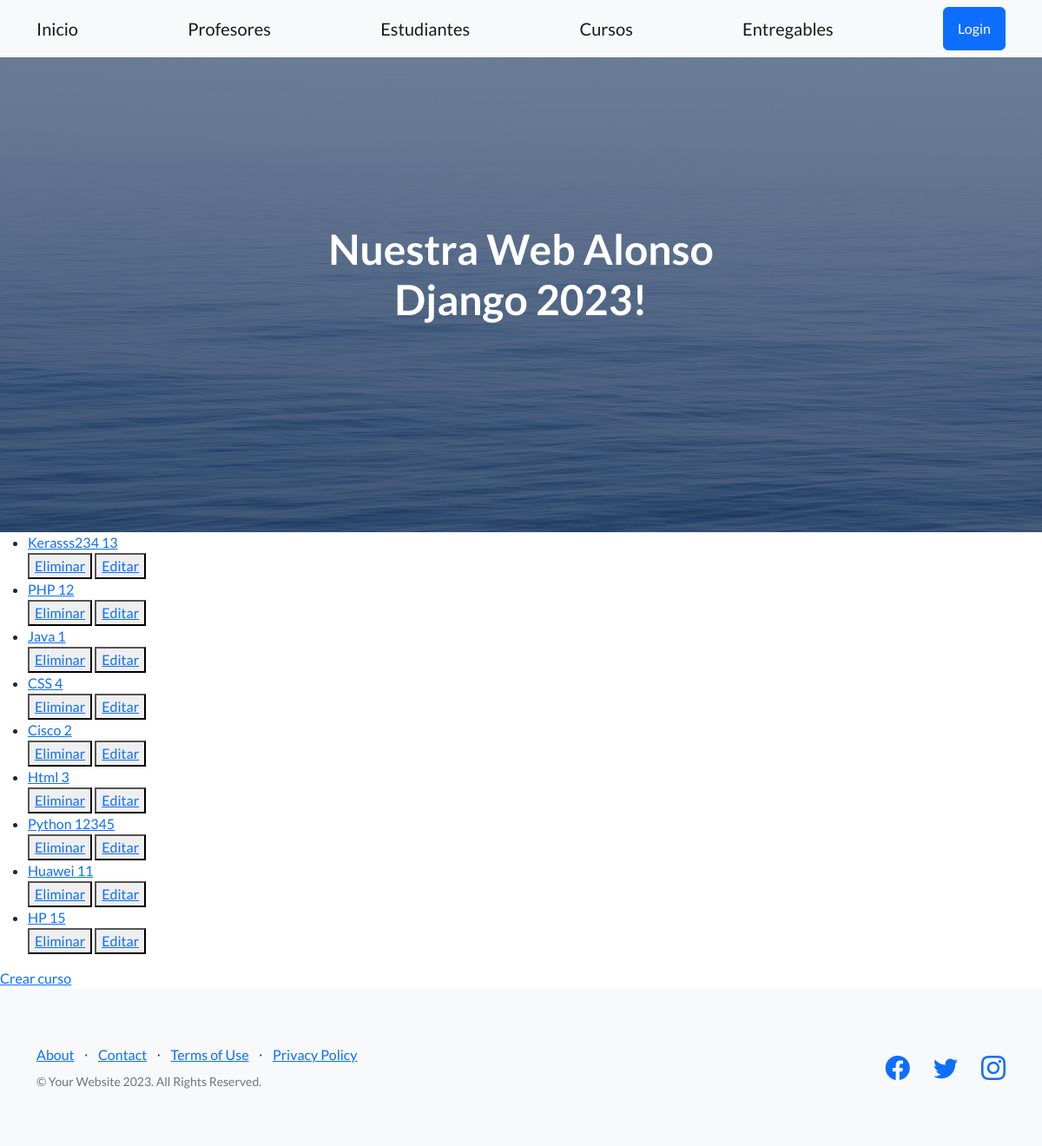
Screenshot of /app-alonso/lista-curso/ with the database file from the repository.
### AppAlonso/models.py (models this page shows)
class Curso(models.Model):
    nombre = models.CharField(max_length=50)
    camada = models.IntegerField()
    def __str__(self):
        return f'{self.nombre} {self.camada}'

### AppAlonso/views.py (the view)
# urls.py: path('lista-curso/', CursoList.as_view(), name="ListaCursos"),
class CursoList(ListView):
    model = Curso
    template_name = "curso_list.html"
    context_object_name = "cursos"

### AppAlonso/templates/curso_list.html
{% extends 'padre.html' %}
{% block contenidoQueCambia %}
    <ul>
         {% for curso in cursos %}
        <li>
            <a href="{% url 'DetalleCursos' curso.id %}">{{curso}}</a>
        </li>
        <div>
            <button>
                <a href="{% url 'EliminaCursos' curso.id %}">Eliminar</a>
            </button>
            <button>
                <a href="{% url 'ActualizarCursos' curso.id %}">Editar</a>
            </button>
        </div>
    {% endfor %}
    </ul>
    <a href="{% url 'CreaCursos' %}">Crear curso</a>
{% endblock contenidoQueCambia %}

### rows the page displays
Curso: nombre+camada "Kerasss234 13"
Curso: nombre+camada "PHP 12"
Curso: nombre+camada "Java 1"
Curso: nombre+camada "CSS 4"
Curso: nombre+camada "Cisco 2"
Curso: nombre+camada "Html 3"
Curso: nombre+camada "Python 12345"
Curso: nombre+camada "Huawei 11"
Curso: nombre+camada "HP 15"
